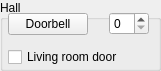
   <widget class="QGroupBox" name="groupBox_3">
    <property name="geometry">
     <rect>
      <x>18</x>
      <y>520</y>
      <width>161</width>
      <height>71</height>
     </rect>
    </property>
    <property name="title">
     <string>Hall</string>
    </property>
    <widget class="QWidget" name="widget_8" native="true">
     <property name="geometry">
      <rect>
       <x>8</x>
       <y>10</y>
       <width>141</width>
       <height>61</height>
      </rect>
     </property>
     <layout class="QVBoxLayout" name="verticalLayout_24">
      <item>
       <widget class="QWidgetMod" name="qWidgetMod_53">
        <property name="GroupId">
         <number>1</number>
        </property>
        <layout class="QHBoxLayout" name="horizontalLayout_47">
         <property name="spacing">
          <number>0</number>
         </property>
         <property name="margin">
          <number>0</number>
         </property>
         <item>
          <widget class="ButtonUI" name="buttonUI">
           <property name="text">
            <string>Doorbell</string>
           </property>
           <property name="SensorId">
            <number>59</number>
           </property>
           <property name="SensorHighMessage">
            <string>on</string>
           </property>
           <property name="SensorLowMessage">
            <string>off</string>
           </property>
           <property name="testValue" stdset="0">
            <number>123</number>
           </property>
          </widget>
         </item>
         <item>
          <widget class="QWidgetMod" name="qWidgetMod_19">
           <property name="GroupId">
            <number>100</number>
           </property>
          </widget>
         </item>
         <item>
          <widget class="SpinBoxMod" name="spinBoxMod_13">
           <property name="GroupId">
            <number>1</number>
           </property>
           <property name="ValueIncreasedMessage">
            <string>increasing</string>
           </property>
           <property name="ValueDecreasedMessage">
            <string>decreasing</string>
           </property>
           <property name="maximumSize">
            <size>
             <width>40</width>
             <height>16777215</height>
            </size>
           </property>
          </widget>
         </item>
        </layout>
       </widget>
      </item>
      <item>
       <widget class="QWidgetMod" name="qWidgetMod_61">
        <property name="GroupId">
         <number>14</number>
        </property>
        <layout class="QHBoxLayout" name="horizontalLayout_48">
         <property name="spacing">
          <number>0</number>
         </property>
         <property name="margin">
          <number>0</number>
         </property>
         <item>
          <widget class="CheckBoxUI" name="checkBoxUI_54">
           <property name="text">
            <string>Living room door</string>
           </property>
           <property name="SensorId">
            <number>23</number>
           </property>
           <property name="SensorType">
            <number>0</number>
           </property>
           <property name="SensorHighMessage">
            <string>high</string>
           </property>
           <property name="SensorLowMessage">
            <string>low</string>
           </property>
           <property name="testValue" stdset="0">
            <number>123</number>
           </property>
          </widget>
         </item>
        </layout>
       </widget>
      </item>
     </layout>
    </widget>
   </widget>
